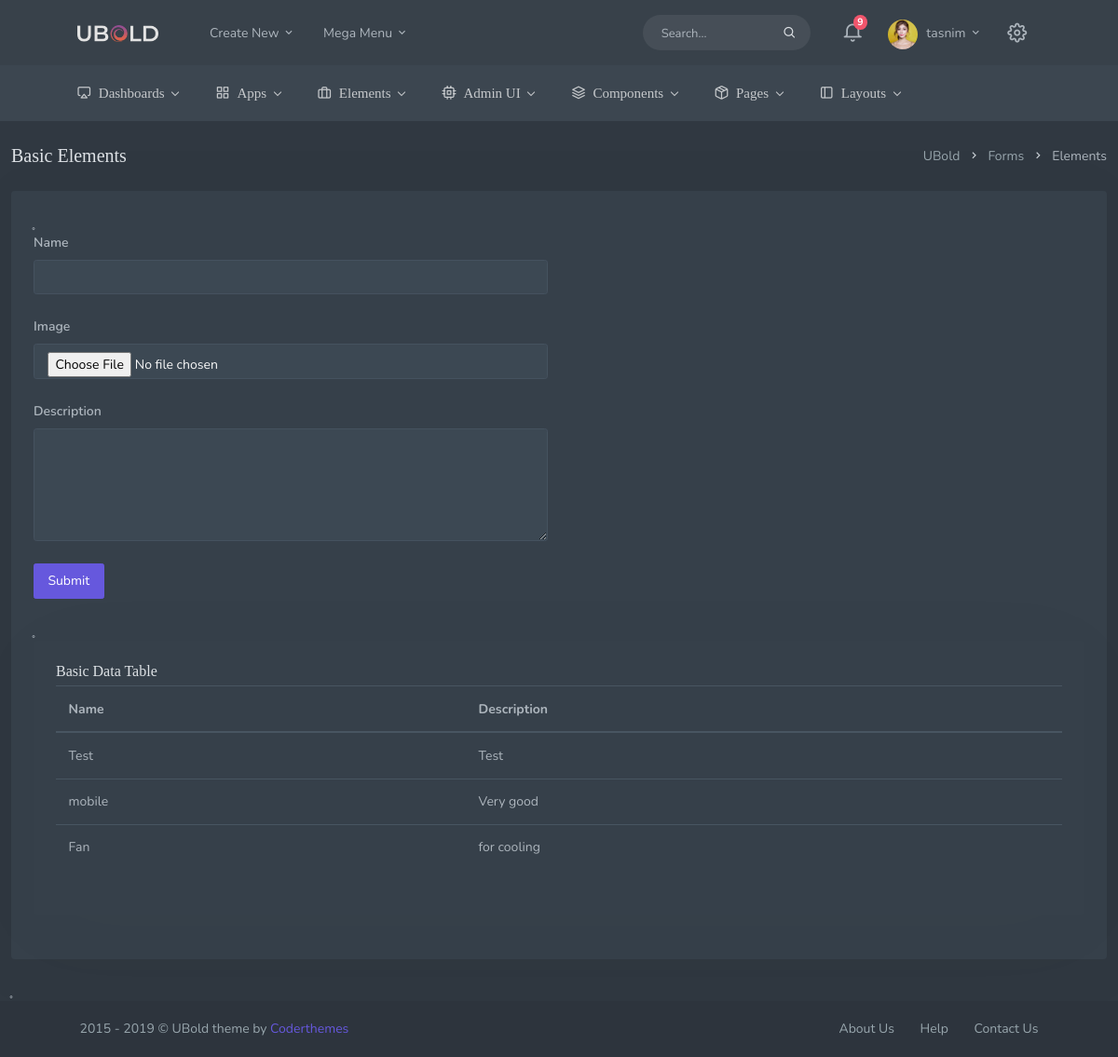
Page /ecomadminapp/product_category/ (signed in) on the committed database.
### ecomadminapp/models.py (models this page shows, shortened)
class ProductCategory(models.Model):
    name = models.CharField(max_length=50)
    descriptions = models.CharField(max_length=250)
    image = models.FileField(upload_to='documents/product', blank=True, null=True)
    is_active = models.NullBooleanField(default=True)
    is_delete = models.NullBooleanField(default=False)
    created = models.DateTimeField(null=True)
    modified = models.DateTimeField(null=True)
    created_by = models.ForeignKey(User, on_delete=models.CASCADE, related_name='create', null=True)
    modified_by = models.ForeignKey(User, on_delete=models.CASCADE, related_name='modify', null=True)

### ecomadminapp/views.py (the view, shortened to what this page needs)
# urls.py: path('product_category/', views.product_category, name="product-category"),
@login_required
def product_category(request):
    context = dict()
    context['products'] = ProductCategory.objects.filter(is_active=True).order_by('-id')
    return render(request, 'ecomadminapp/product_category.html', context)

### ecomadminapp/templates/ecomadminapp/product_category.html (shortened to what this page needs)
{% extends 'base_admin.html' %}
{% load static %}
{% load staticfiles %}
{% block content %}
    <div class="row">
        <div class="col-12">
            <div class="page-title-box">
                <div class="page-title-right">
                    <ol class="breadcrumb m-0">
                        <li class="breadcrumb-item"><a href="javascript: void(0);">UBold</a></li>
                        <li class="breadcrumb-item"><a href="javascript: void(0);">Forms</a></li>
                        <li class="breadcrumb-item active">Elements</li>
                    </ol>
                </div>
                <h4 class="page-title">Basic Elements</h4>
            </div>
        </div>
    </div>
    <div class="row">
        <div class="col-12">
            <div class="card">
                <div class="card-body">
                    <div class="row">
                        <div class="col-lg-6">
                            <form action="{% url 'ecomadminapp:product-category' %}" method="post"
                                  enctype="multipart/form-data">
                                <div class="form-group mb-3">
                                    <label for="simpleinput">Name</label>
                                    <input type="text" name="name" class="form-control">
                                </div>
                                <div class="form-group mb-3">
                                    <label for="simpleinput">Image</label>
                                    <input type="file" name="image" class="form-control">
                                </div>
                                <div class="form-group mb-3">
                                    <label for="example-textarea">Description</label>
                                    <textarea class="form-control" name="descriptions" rows="5"></textarea>
                                </div>
                                <div class="form-group mb-3">
                                   <button type="submit" class="btn btn-primary waves-effect waves-light">Submit</button>
                                </div>
                            </form>
                        </div>
                    </div>
                  <div class="row">
                    <div class="col-12">
                        <div class="card">
                            <div class="card-body">
                                <h4 class="header-title">Basic Data Table</h4>
                                <table id="basic-datatable" class="table dt-responsive nowrap">
                                    <thead>
                                        <tr>
                                            <th>Name</th>
                                            <th>Description</th>
                                        </tr>
                                    </thead>
                                    <tbody>
                                    {% for product in products %}
                                        <tr>
                                            <td>{{ product.name }}</td>
                                            <td>{{ product.descriptions }}</td>
                                        </tr>
                                       {% endfor %}
                                    </tbody>
                                </table>
                            </div>
                        </div>
                    </div>
                </div>
                </div>
            </div>
        </div>
    </div>
{% endblock %}

### ecom/templates/base_admin.html (shortened to what this page needs)
{% load static %}
{% load staticfiles %}
<!DOCTYPE html>
<html lang="en">
<head>
        <link href="{% static 'libs/flatpickr/flatpickr.min.css' %}" rel="stylesheet" type="text/css" />
        <link href="{% static 'css/bootstrap.min.css' %}" rel="stylesheet" type="text/css" />
        <link href="{% static 'css/icons.min.css' %}" rel="stylesheet" type="text/css" />
        <link href="{% static 'css/app.min.css' %}" rel="stylesheet" type="text/css" />
    </head>
    <body>
        <header id="topnav">
            <div class="navbar-custom">
                <div class="container-fluid">
                    <ul class="list-unstyled topnav-menu float-right mb-0">
                        <li class="d-none d-sm-block">
                            <form class="app-search">
                                <div class="app-search-box">
                                    <div class="input-group">
                                        <input type="text" class="form-control" placeholder="Search...">
                                        <div class="input-group-append">
                                            <button class="btn" type="submit">
                                                <i class="fe-search"></i>
                                            </button>
                                        </div>
                                    </div>
                                </div>
                            </form>
                        </li>
                        <li class="dropdown notification-list">
                            <a class="nav-link dropdown-toggle waves-effect waves-light" data-toggle="dropdown" href="#" role="button" aria-haspopup="false" aria-expanded="false">
                                <i class="fe-bell noti-icon"></i>
                                <span class="badge badge-danger rounded-circle noti-icon-badge">9</span>
                            </a>
                        </li>
                        <li class="dropdown notification-list">
                            <a class="nav-link dropdown-toggle nav-user mr-0 waves-effect waves-light" data-toggle="dropdown" href="#" role="button" aria-haspopup="false" aria-expanded="false">
                                <img src="{% static 'images/users/user-1.jpg' %}" alt="user-image" class="rounded-circle">
                                <span class="pro-user-name ml-1">
                                    {{ request.user.username }} <i class="mdi mdi-chevron-down"></i>
                                </span>
                            </a>
                        </li>
                        <li class="dropdown notification-list">
                            <a href="javascript:void(0);" class="nav-link right-bar-toggle waves-effect">
                                <i class="fe-settings noti-icon"></i>
                            </a>
                        </li>
                    </ul>
                    <div class="logo-box">
                        <a href="base_admin.html" class="logo text-center">
                            <span class="logo-lg">
                                <img src="{% static 'images/logo-light.png' %}" alt="" height="18">
                            </span>
                        </a>
                    </div>
                    <ul class="list-unstyled topnav-menu topnav-menu-left m-0">
                        <li class="dropdown d-none d-lg-block">
                            <a class="nav-link dropdown-toggle waves-effect waves-light" data-toggle="dropdown" href="#" role="button" aria-haspopup="false" aria-expanded="false">
                                Create New
                                <i class="mdi mdi-chevron-down"></i>
                            </a>
                        </li>
                        <li class="dropdown dropdown-mega d-none d-lg-block">
                            <a class="nav-link dropdown-toggle waves-effect waves-light" data-toggle="dropdown" href="#" role="button" aria-haspopup="false" aria-expanded="false">
                                Mega Menu
                                <i class="mdi mdi-chevron-down"></i>
                            </a>
                        </li>
                    </ul>
                </div>
            </div>
            <div class="topbar-menu">
                <div class="container-fluid">
                    <div id="navigation">
                        <ul class="navigation-menu">
                            <li class="has-submenu">
                                <a href="#">
                                    <i class="fe-airplay"></i>Dashboards <div class="arrow-down"></div></a>
                            </li>
                            <li class="has-submenu">
                                <a href="#">
                                    <i class="fe-grid"></i>Apps <div class="arrow-down"></div></a>
                            </li>
                            <li class="has-submenu">
                                <a href="#"> <i class="fe-briefcase"></i>Elements <div class="arrow-down"></div></a>
                            </li>
                            <li class="has-submenu">
                                <a href="#"> <i class="fe-cpu"></i>Admin UI <div class="arrow-down"></div></a>
                            </li>
                            <li class="has-submenu">
                                <a href="#">
                                    <i class="fe-layers"></i>Components <div class="arrow-down"></div></a>
                            </li>
                            <li class="has-submenu">
                                <a href="#"> <i class="fe-package"></i>Pages <div class="arrow-down"></div></a>
                            </li>
                            <li class="has-submenu">
                                <a href="#"> <i class="fe-sidebar"></i>Layouts <div class="arrow-down"></div></a>
                            </li>
                        </ul>
                        <div class="clearfix"></div>
                    </div>
                </div>
            </div>
        </header>
        <div class="wrapper">
            {% block content %}
            {% endblock %}
        </div>
        <footer class="footer">
            <div class="container-fluid">
                <div class="row">
                    <div class="col-md-6">
                        2015 - 2019 &copy; UBold theme by <a href="#">Coderthemes</a>
                    </div>
                    <div class="col-md-6">
                        <div class="text-md-right footer-links d-none d-sm-block">
                            <a href="javascript:void(0);">About Us</a>
                            <a href="javascript:void(0);">Help</a>
                            <a href="javascript:void(0);">Contact Us</a>
                        </div>
                    </div>
                </div>
            </div>
        </footer>
    </body>
</html>

### rows in the picture
ProductCategory: name "Test", descriptions "Test"
ProductCategory: name "mobile", descriptions "Very good"
ProductCategory: name "Fan", descriptions "for cooling"

### other values in the picture
{{ request.user.username }} "tasnim"
